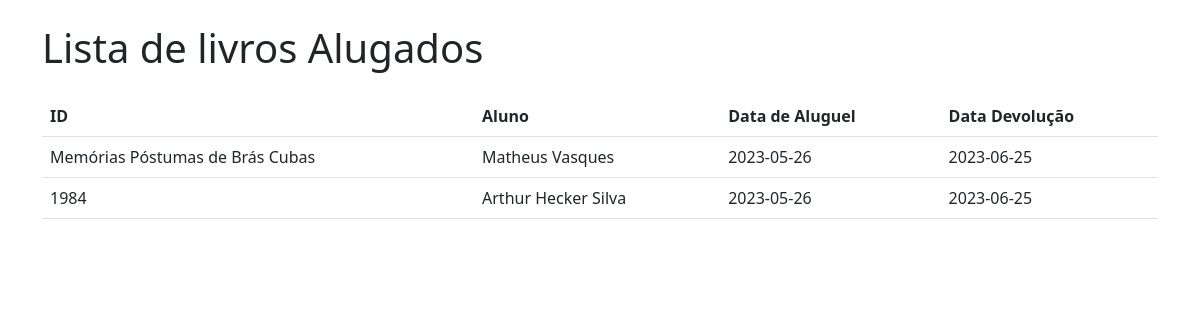
The page /livros_alugados (signed in) on the database its author committed.
### Biblioteca/app.py (models this page shows, shortened)
class Livro(db.Model):
    __tablename__ = 'livros'
    idLivro = db.Column(db.Integer, primary_key=True)
    tituloLivro = db.Column(db.String(100), nullable=False)
    editora = db.Column(db.String(100), nullable=False)
    anoLivro = db.Column(db.Integer, nullable=False)
    quantidadeLivros = db.Column(db.Integer, nullable=False)
    qtdeLivDisponiveis = db.Column(db.Integer, nullable=False)

class User(db.Model, UserMixin):
    __tablename__ = "users"
    id = db.Column(db.Integer, primary_key=True)
    name = db.Column(db.String(84), nullable=False)
    email = db.Column(db.String(84), nullable=False, unique=True)
    password = db.Column(db.String(255), nullable=False)
    aluno = db.relationship('Aluno', uselist=False, backref='user', cascade='all, delete-orphan')
    funcionario = db.relationship('Funcionario', uselist=False, backref='user', cascade='all, delete-orphan')

class LivrosAlugados(db.Model):
    __tablename__ = "livros_alugados"
    id = db.Column(db.Integer, primary_key=True)
    aluno_id = db.Column(db.Integer, db.ForeignKey('alunos.id'))
    livro_id = db.Column(db.Integer, db.ForeignKey('livros.idLivro'))
    dataAluguel = db.Column(db.String(100), nullable=False)
    dataDevolucao = db.Column(db.String(100), nullable=True)

### Biblioteca/app.py (the view)
@app.route("/livros_alugados")
@login_required
def livros_alugados():
    livros = Livro.query.all()
    alunos = Aluno.query.all()
    users = User.query.all()
    livros_alugados = LivrosAlugados.query.all()
    return render_template("livros_alugados.html", livros_alugados=livros_alugados, livros=livros, alunos=alunos, users=users)

### Biblioteca/app.py (called while the page is built)
@login_manager.user_loader
def load_user(user_id):
    return User.query.get(user_id)

### Biblioteca/templates/livros_alugados.html (shortened to what this page needs)
<!DOCTYPE html>
<html lang="en">
  <head>
    <link
      rel="stylesheet"
      href="{{ url_for('static', filename='css/bootstrap.min.css') }}"
    />
  </head>
  <body>
    <div class="container">
      <h1 class="mt-4 mb-4">Lista de livros Alugados</h1>
      <table class="table">
        <thead>
          <tr>
            <th>ID</th>
            <th>Aluno</th>
            <th>Data de Aluguel</th>
            <th>Data Devolução</th>
          </tr>
        </thead>
        <tbody>
          {% for livro_alugado in livros_alugados %}
          <tr>
            <td value="{{ livro_alugado.livro_id }}">
              {{ livros[livro_alugado.livro_id - 1].tituloLivro }}
            </td>
            <td value="{{ livro_alugado.aluno_id }}">
              {{ users[livro_alugado.aluno_id - 1].name }}
            </td>
            <td>{{ livro_alugado.dataAluguel }}</td>
            <td>{{ livro_alugado.dataDevolucao }}</td>
          </tr>
          {% endfor %}
        </tbody>
      </table>
    </div>
  </body>
</html>

### rows shown on the page
LivrosAlugados: {{ livro_alugado.livro_id }} 3 (drawn), {{ livro_alugado.aluno_id }} 2 (drawn), dataAluguel "2023-05-26", dataDevolucao "2023-06-25"
Livro: tituloLivro "Memórias Póstumas de Brás Cubas"
User: name "Matheus Vasques"
LivrosAlugados: {{ livro_alugado.livro_id }} 2 (drawn), {{ livro_alugado.aluno_id }} 1 (drawn), dataAluguel "2023-05-26", dataDevolucao "2023-06-25"
Livro: tituloLivro "1984"
User: name "Arthur Hecker Silva"
